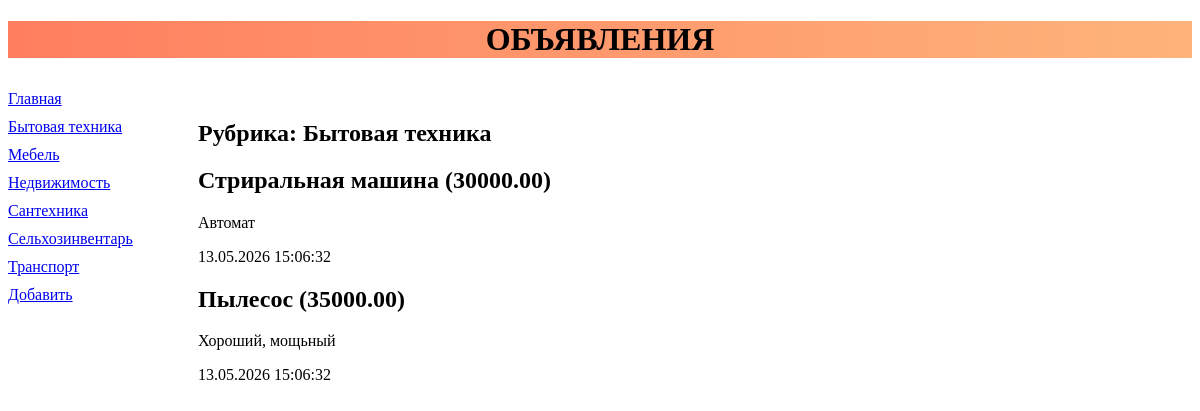
/bboard/3/, run on the app's committed database.
### bboard/models.py (models this page shows, shortened)
class Rubric(models.Model):
    name = models.CharField(max_length=20, db_index=True, verbose_name='Название')
    class Meta:
        verbose_name_plural = 'Рубрики'
        verbose_name = 'Рубкрика'
        ordering = ['name']

class Bd(models.Model):
    rubric = models.ForeignKey(Rubric, null=True, on_delete=models.PROTECT, verbose_name='Рубкрика')
    title = models.CharField(
        max_length=50,
        verbose_name='Название',
        error_messages={
            'invalid': "Неправильное название объявления",
            'unique': "Объявление с таким имененем уже существует",
            'odd': "Some error"})
    content = models.TextField(null=True, blank=True, verbose_name='Содержание')
    price = models.FloatField(null=True, blank=True, verbose_name='Цена')
    published = models.DateTimeField(auto_now_add=True, db_index=True, verbose_name='Дата публикации')
    is_active = models.BooleanField(default=True, verbose_name='Активное', help_text='Активно ли объявление на сайте')
    class Kind(models.TextChoices):
        BUY = 'b', "Куплю"
        SELL = 's', "Продам"
        EXCHANGE = 'c', "Обменяю"
        RENT = 'r', "Сдам"
        __empty__ = 'Выбкрите тип публикуемого объявления'
    kind = models.CharField(max_length=1, choices=Kind.choices, default=Kind.SELL, verbose_name='Тип объявления')
    def title_and_price(self):
        if self.price:
            return "%s (%.2f)" % (self.title, self.price)
        else:
            return self.title
    class Meta:
        verbose_name_plural = 'Объявления'
        verbose_name = 'Объявление'
        ordering = ['-published', 'title']
        unique_together = ('published', 'title')

### bboard/views.py (the view)
# urls.py: path('<int:rubric_id>/', by_rubric, name='by_rubric'),
def by_rubric(request, rubric_id):
    bbs = Bd.objects.filter(rubric=rubric_id)
    rubrics = Rubric.objects.all()
    current_rubric = Rubric.objects.get(pk=rubric_id)
    context = {'bbs': bbs, 'rubrics': rubrics, 'current_rubric': current_rubric}
    return render(request, 'bboard/by_rubric.html', context)

### bboard/templates/bboard/by_rubric.html (shortened to what this page needs)
{% extends "layout/basic.html" %}
{% block content %}
<h2>Рубрика: {{ current_rubric.name }}</h2>
{% for bb in bbs %}
    <div>
        <h2> {{ bb.title_and_price }} </h2>
        <p> {{ bb.content }} </p>
        <p> {{ bb.published|date:"d.m.Y H:i:s" }} </p>
    </div>
{% endfor %}
{% endblock %}

### bboard/templates/layout/basic.html (shortened to what this page needs)
{% load static %}
<!DOCTYPE html>
<html lang="ru">
<head>
    <link rel="stylesheet" type="text/css" href="{% static 'bboard/style.css' %}" >
</head>
<body>
<header>
  <h1>Объявления</h1>
</header>
<nav>
    <a href="{% url 'index' %}" >Главная</a>
    {% for rubric in rubrics %}
        <a href="{{ rubric.get_absolute_url }}">{{ rubric.name }}</a>
    {% endfor %}
    <a href="{% url 'add' %}">Добавить</a>
</nav>
<section>
  {% block content %}
  {% endblock %}
</section>
</body>
</html>

### bboard/static/bboard/style.css (style rules this page uses)
header h1 { font-size: 4 Opt; text-transform: uppercase; text-align: center; background: linear-gradient(to right, #ff7e5f, #feb47b); }
nav { font-size: 16px; width: 150px; float: left; }
nav a { display: block; margin: 10px 0; }
section { margin-left: 170px; padding: 20px; }

### data on the page
Rubric: name "Бытовая техника"
Rubric: name "Мебель"
Rubric: name "Недвижимость"
Rubric: name "Сантехника"
Rubric: name "Сельхозинвентарь"
Rubric: name "Транспорт"
Bd: title_and_price "Стриральная машина (30000.00)", content "Автомат", published "13.05.2026 15:06:32"
Bd: title_and_price "Пылесос (35000.00)", content "Хороший, мощьный", published "13.05.2026 15:06:32"
